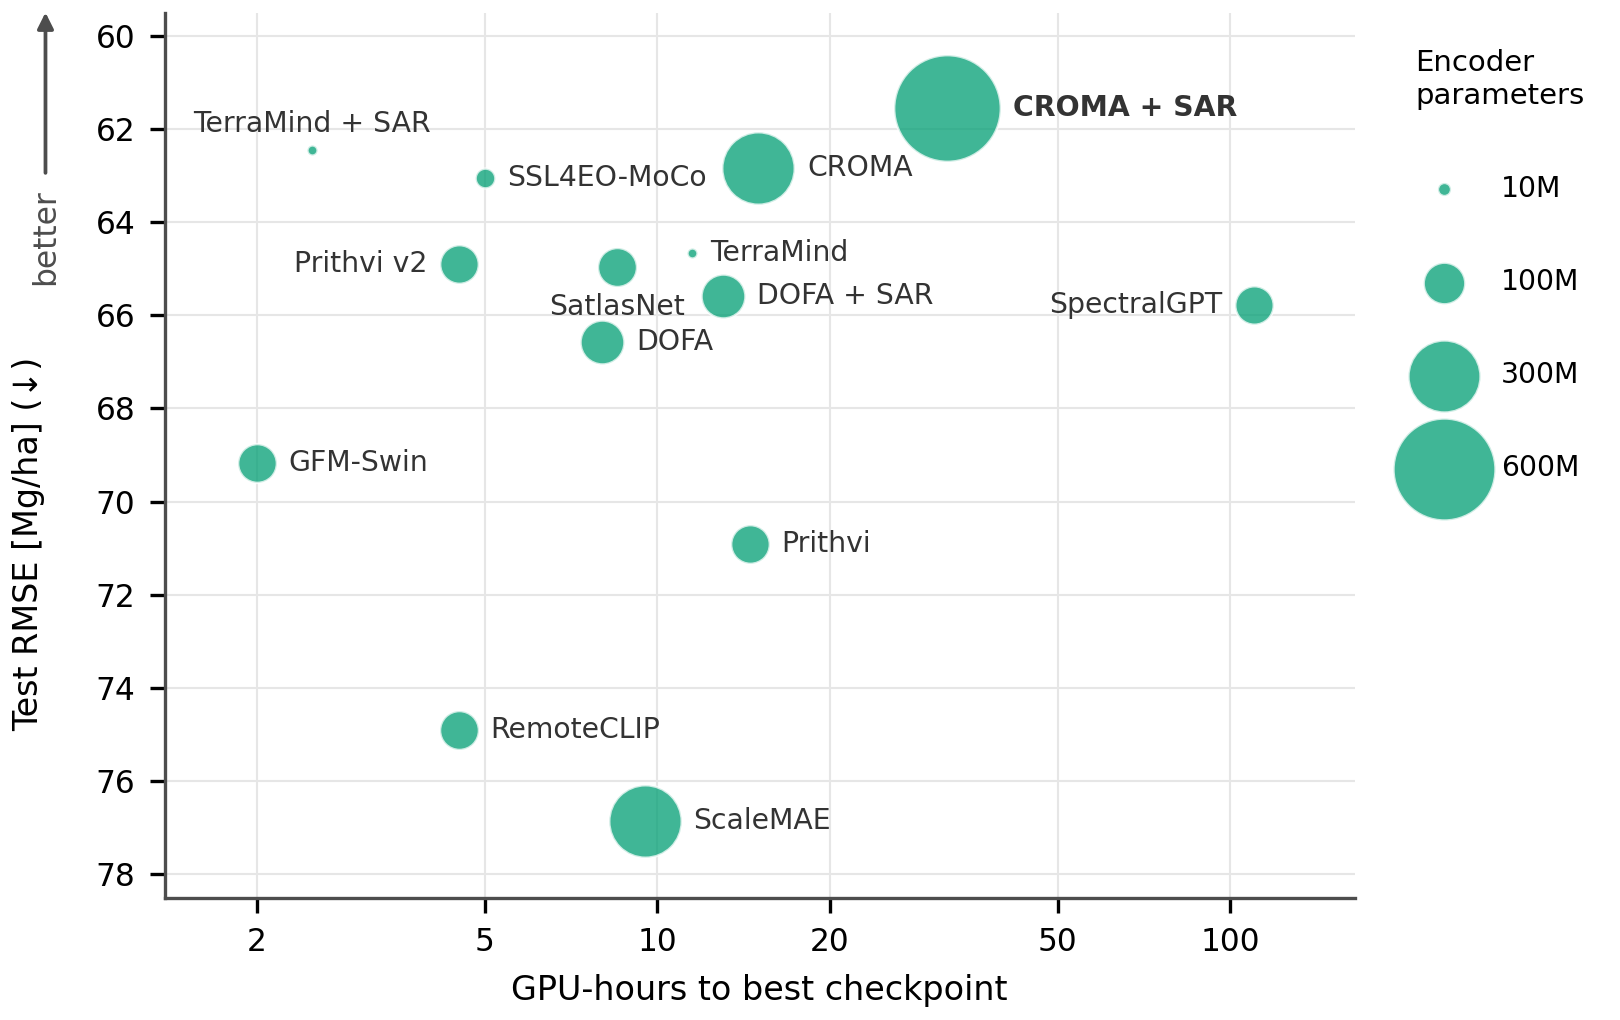

The script that saved this image:
#!/usr/bin/env python3
"""
Adaptation cost vs accuracy of the GFMs on the Lite dataset.

x: GPU-hours until the best validation checkpoint (log scale).
y: test RMSE (inverted by default, so up = better, as in Fig. 1).
Marker area is proportional to the number of encoder parameters.
One point per LoRA run, labelled directly.

Edit the DATA block only. `None` = not available yet: the run is skipped.

Outputs: fig_cost.pdf (vector, for LaTeX) and fig_cost.png (preview).
"""
import matplotlib as mpl
import matplotlib.pyplot as plt
from matplotlib.ticker import FixedLocator, MultipleLocator, NullLocator
from matplotlib.transforms import ScaledTranslation

# =============================== DATA ===============================
# (label, GPU-hours to best checkpoint, test RMSE on Lite [Mg/ha],
#  encoder parameters [M], without decoder or LoRA adapters)
RUNS = [
    ("CROMA",           15.0, 62.83,  303.03),   # croma_optical
    ("DOFA",             8.0, 66.57,  111.31),   # dofa
    ("GFM-Swin",         2.0, 69.17,   86.73),   # gfmswin
    ("Prithvi",         14.5, 70.91,   86.39),   # prithvi
    ("RemoteCLIP",       4.5, 74.91,   87.45),   # remoteclip
    ("SatlasNet",        8.5, 64.96,   87.94),   # satlasnet_si
    ("ScaleMAE",         9.5, 76.85,  303.10),   # scalemae
    ("SpectralGPT",    110.0, 65.77,   85.40),   # spectralgpt
    ("SSL4EO-MoCo",      5.0, 63.05,   22.65),   # ssl4eo_moco
    ("TerraMind",       11.5, 64.66,    5.92),   # terramind_optical_tiny
    ("Prithvi v2",       4.5, 64.89,   86.24),   # prithvi2_100m
    ("CROMA + SAR",     32.0, 61.56,  655.77),   # croma_joint
    ("DOFA + SAR",      13.0, 65.58,  111.31),   # dofa_joint
    ("TerraMind + SAR",  2.5, 62.45,    6.02),   # terramind_tiny
]

YLIM = (59.5, 78.5)  # RMSE range
INVERT_Y = True      # True: lower RMSE at the top (up = better)
OUT = "fig_cost"

SIZE_K = 1.0         # marker area [pt^2] per million parameters
SIZE_REF = (10, 100, 300, 600)   # reference sizes shown in the legend [M]

# Label side relative to its bubble ("right" if not listed). The offset
# grows with the bubble radius. Re-check when points are added.
LABEL_SIDE = {
    "TerraMind + SAR": "above",
    "Prithvi v2":      "left",
    "SatlasNet":       "below",
    "SpectralGPT":     "left",
}

# =============================== STYLE ==============================
C_GFM, C_AXIS, C_LABEL = "#009E73", "0.3", "0.2"

mpl.rcParams.update({
    "font.family": "DejaVu Sans",
    "font.size": 8,
    "xtick.labelsize": 7.5,
    "ytick.labelsize": 7.5,
    "axes.spines.top": False,
    "axes.spines.right": False,
    "axes.edgecolor": C_AXIS,
    "pdf.fonttype": 42,
    "savefig.dpi": 300,
})


def main():
    runs = [r for r in RUNS if None not in r[1:4]]
    best = min(r[2] for r in runs)
    xs = [r[1] for r in runs]
    xlim = (min(xs) / 1.45, max(xs) * 1.5)

    fig, ax = plt.subplots(figsize=(5.4, 3.4), layout="constrained")
    ax.set_xscale("log")
    ax.set_xlim(*xlim)
    ax.set_ylim(*(YLIM[::-1] if INVERT_Y else YLIM))
    ticks = [t for t in (1, 2, 5, 10, 20, 50, 100, 200)
             if xlim[0] <= t <= xlim[1]]
    ax.xaxis.set_major_locator(FixedLocator(ticks))
    ax.xaxis.set_minor_locator(NullLocator())
    ax.set_xticklabels([f"{t:g}" for t in ticks])
    ax.yaxis.set_major_locator(MultipleLocator(2))
    ax.grid(color="0.9", lw=0.5)
    ax.set_axisbelow(True)

    # big bubbles first, so small ones stay visible on top
    for label, x, y, p in sorted(runs, key=lambda r: -r[3]):
        s = SIZE_K * p
        ax.scatter(x, y, s=s, color=C_GFM, alpha=0.75, edgecolor="white",
                   linewidth=0.6, zorder=3)
        r = s ** 0.5 / 2                          # radius in points
        side = LABEL_SIDE.get(label, "right")
        dx, dy, ha = {"right": (r + 3, 0, "left"),
                      "left": (-r - 3, 0, "right"),
                      "above": (0, r + 5, "center"),
                      "below": (0, -r - 5, "center")}[side]
        ax.annotate(label, (x, y), xytext=(dx, dy),
                    textcoords="offset points", ha=ha, va="center",
                    fontsize=6.8, color=C_LABEL,
                    fontweight="bold" if y == best else "normal")

    # size legend: reference bubbles drawn with the same scale
    handles = [ax.scatter([], [], s=SIZE_K * v, color=C_GFM, alpha=0.75,
                          edgecolor="white", linewidth=0.6, label=f"{v:g}M")
               for v in SIZE_REF]
    ax.legend(handles=handles, title="Encoder\nparameters",
              loc="upper left", bbox_to_anchor=(1.02, 1.0), frameon=False,
              labelspacing=2.3, borderpad=0.8, handletextpad=1.0,
              fontsize=6.8, title_fontsize=7, scatterpoints=1,
              alignment="left")

    ax.set_xlabel("GPU-hours to best checkpoint")
    ax.set_ylabel("Test RMSE [Mg/ha] (↓)")
    if INVERT_Y:
        # small "better" arrow at the top of the y-label column
        ax.yaxis.set_label_coords(-0.1, 0.4)
        trans = ax.transAxes + ScaledTranslation(0, 0, fig.dpi_scale_trans)
        ax.annotate("better", xy=(-0.1, 1.0), xycoords=trans,
                    xytext=(-0.1, 0.8), textcoords=trans, rotation=90,
                    ha="center", va="top", fontsize=7.5, color=C_AXIS,
                    annotation_clip=False,
                    arrowprops=dict(arrowstyle="-|>", color=C_AXIS, lw=0.9,
                                    mutation_scale=8, shrinkA=2, shrinkB=0,
                                    relpos=(0.5, 1)))

    fig.savefig(OUT + ".png")
    print("wrote", OUT + ".pdf", OUT + ".png")


if __name__ == "__main__":
    main()
